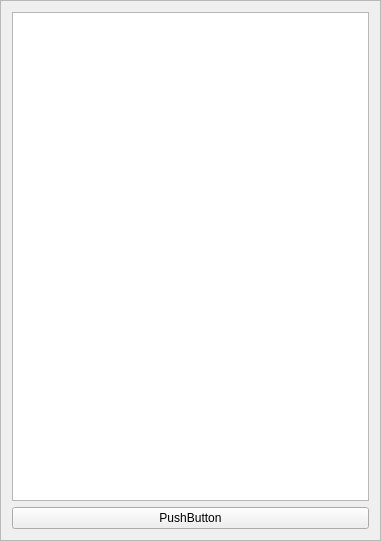
<?xml version="1.0" encoding="UTF-8"?>
<ui version="4.0">
 <class>tree_browser</class>
 <widget class="QFrame" name="tree_browser">
  <property name="geometry">
   <rect>
    <x>0</x>
    <y>0</y>
    <width>381</width>
    <height>541</height>
   </rect>
  </property>
  <property name="windowTitle">
   <string>Frame</string>
  </property>
  <property name="frameShape">
   <enum>QFrame::StyledPanel</enum>
  </property>
  <property name="frameShadow">
   <enum>QFrame::Raised</enum>
  </property>
  <layout class="QVBoxLayout" name="verticalLayout">
   <item>
    <widget class="QTreeView" name="tree"/>
   </item>
   <item>
    <widget class="QPushButton" name="load_button">
     <property name="text">
      <string>PushButton</string>
     </property>
    </widget>
   </item>
  </layout>
 </widget>
 <resources/>
 <connections/>
</ui>
